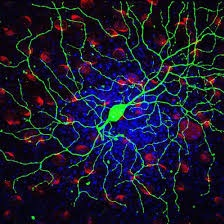
#> input picture Item 5/fig_05.jpg, 224 x 224 px
$ python item5.py
#> lines starting #> are read from the running program, lines starting #| are printed output that depends on the picture
from PIL import Image
import numpy as np

# Abre la imagen
imagen_original = Image.open("fig_05.jpg")
#> imagen_original is the input picture: PIL image 224x224 RGB; mean R, G, B 26, 25.8, 46.3

# Separa los colores RGB
canal_r, canal_g, canal_b = imagen_original.split()
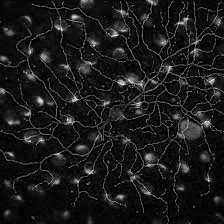
#> canal_r: PIL image 224x224 L; min 0, max 255, mean 26
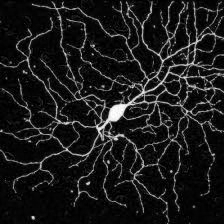
#> canal_g: PIL image 224x224 L; min 0, max 255, mean 25.8
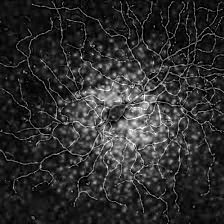
#> canal_b: PIL image 224x224 L; min 0, max 255, mean 46.3

# Crea imagenes RGB separadas para cada canal
imagen_r = Image.merge("RGB", (canal_r, Image.new("L", canal_r.size, 0), Image.new("L", canal_r.size, 0)))
imagen_g = Image.merge("RGB", (Image.new("L", canal_g.size, 0), canal_g, Image.new("L", canal_g.size, 0)))
imagen_b = Image.merge("RGB", (Image.new("L", canal_b.size, 0), Image.new("L", canal_b.size, 0), canal_b))
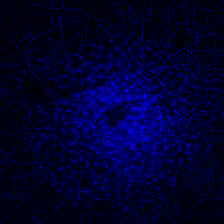
#> imagen_b: PIL image 224x224 RGB; mean R, G, B 0, 0, 46.3

# Guarda las imagenes separadas
imagen_r.save("canal_r.jpg")
imagen_g.save("canal_g.jpg")
imagen_b.save("canal_b.jpg")

# Abre las imagenes separadas
imagen_r = Image.open("canal_r.jpg")
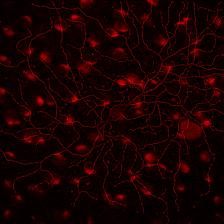
#> imagen_r: PIL image 224x224 RGB; mean R, G, B 25.9, 2.3, 2.4
imagen_g = Image.open("canal_g.jpg")
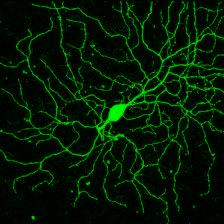
#> imagen_g: PIL image 224x224 RGB; mean R, G, B 5.5, 26.4, 5.8
imagen_b = Image.open("canal_b.jpg")
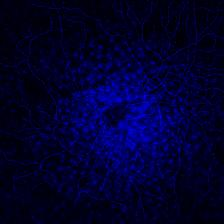
#> imagen_b: PIL image 224x224 RGB; mean R, G, B 1.2, 0.9, 45.9

# Convierte las imagenes en matrices de NumPy
matriz_r = np.array(imagen_r)
matriz_g = np.array(imagen_g)
matriz_b = np.array(imagen_b)

# Calcula el area ocupada por los pixeles de cada canal
area_r = np.sum(matriz_r > 0)
#> area_r = 90957
area_g = np.sum(matriz_g > 0)
#> area_g = 89390
area_b = np.sum(matriz_b > 0)
#> area_b = 91191

print("Area ocupada por el plano R es de :", area_r, "pixeles")
#| Area ocupada por el plano R es de : 90957 pixeles
print("Area ocupada por el plano G es de:", area_g, "pixeles")
#| Area ocupada por el plano G es de: 89390 pixeles
print("Area ocupada por el plano B es de:", area_b, "pixeles")
#| Area ocupada por el plano B es de: 91191 pixeles

# Cierra las imagenes
imagen_r.close()
imagen_g.close()
imagen_b.close()

# Cierra la imagen original
imagen_original.close()
